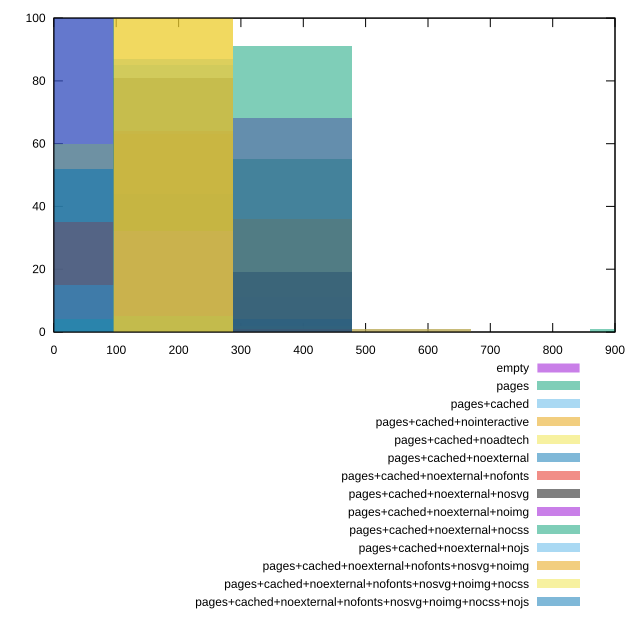

The gnuplot source for this figure:
reset
set terminal svg size 640, 620 enhanced background rgb 'white'
set output "reprap/uses-http2/comparison/histogram/all_raw.svg"

$empty <<EOF
0 100
EOF

$pages <<EOF
955.0485779346047 1
382.0194311738419 55
191.00971558692095 44
EOF

$pagesCached <<EOF
573.0291467607628 1
191.00971558692095 87
0 1
382.0194311738419 11
EOF

$pagesCachedNointeractive <<EOF
191.00971558692095 63
382.0194311738419 36
573.0291467607628 1
EOF

$pagesCachedNoadtech <<EOF
191.00971558692095 38
0 60
382.0194311738419 2
EOF

$pagesCachedNoexternal <<EOF
191.00971558692095 44
0 52
382.0194311738419 4
EOF

$pagesCachedNoexternalNofonts <<EOF
191.00971558692095 64
0 35
382.0194311738419 1
EOF

$pagesCachedNoexternalNosvg <<EOF
191.00971558692095 81
382.0194311738419 19
EOF

$pagesCachedNoexternalNoimg <<EOF
382.0194311738419 68
191.00971558692095 32
EOF

$pagesCachedNoexternalNocss <<EOF
382.0194311738419 91
191.00971558692095 5
0 4
EOF

$pagesCachedNoexternalNojs <<EOF
0 15
191.00971558692095 85
EOF

$pagesCachedNoexternalNofontsNosvgNoimg <<EOF
191.00971558692095 100
EOF

$pagesCachedNoexternalNofontsNosvgNoimgNocss <<EOF
191.00971558692095 100
EOF

$pagesCachedNoexternalNofontsNosvgNoimgNocssNojs <<EOF
0 100
EOF

set key outside below
set boxwidth 191.00971558692095
set yrange [0:100]
set style fill transparent solid 0.5 noborder

plot \
  $empty title "empty" with boxes, \
  $pages title "pages" with boxes, \
  $pagesCached title "pages+cached" with boxes, \
  $pagesCachedNointeractive title "pages+cached+nointeractive" with boxes, \
  $pagesCachedNoadtech title "pages+cached+noadtech" with boxes, \
  $pagesCachedNoexternal title "pages+cached+noexternal" with boxes, \
  $pagesCachedNoexternalNofonts title "pages+cached+noexternal+nofonts" with boxes, \
  $pagesCachedNoexternalNosvg title "pages+cached+noexternal+nosvg" with boxes, \
  $pagesCachedNoexternalNoimg title "pages+cached+noexternal+noimg" with boxes, \
  $pagesCachedNoexternalNocss title "pages+cached+noexternal+nocss" with boxes, \
  $pagesCachedNoexternalNojs title "pages+cached+noexternal+nojs" with boxes, \
  $pagesCachedNoexternalNofontsNosvgNoimg title "pages+cached+noexternal+nofonts+nosvg+noimg" with boxes, \
  $pagesCachedNoexternalNofontsNosvgNoimgNocss title "pages+cached+noexternal+nofonts+nosvg+noimg+nocss" with boxes, \
  $pagesCachedNoexternalNofontsNosvgNoimgNocssNojs title "pages+cached+noexternal+nofonts+nosvg+noimg+nocss+nojs" with boxes, \


reset
